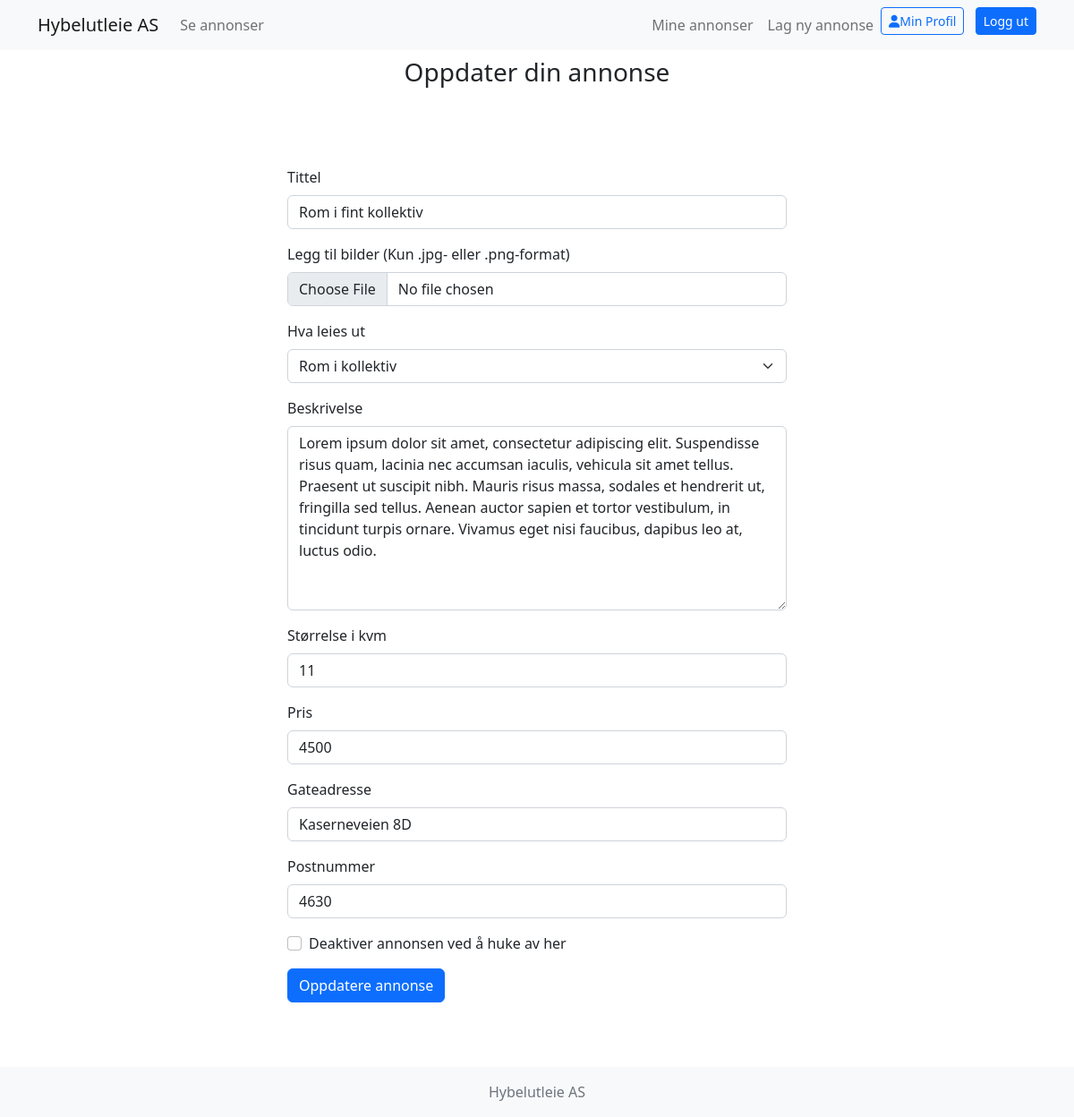
/public/pages/updateAd.php?ad_id=37 (signed in), run on the app's committed database.
### tables this page shows
CREATE TABLE `advert` (
  `ad_id` int(11) NOT NULL,
  `ad_title` varchar(150) NOT NULL,
  `ad_image` varchar(255) DEFAULT NULL,
  `ad_residence_type` int(11) NOT NULL,
  `ad_desc` varchar(1700) NOT NULL,
  `ad_size` int(11) NOT NULL,
  `ad_price` int(11) NOT NULL,
  `ad_street_address` varchar(255) NOT NULL,
  `ad_zip` varchar(4) NOT NULL,
  `ad_status` tinyint(1) NOT NULL DEFAULT 1,
  `ad_timestamp` date NOT NULL DEFAULT current_timestamp(),
  `ad_user_id` int(11) NOT NULL
);

CREATE TABLE `residence_type` (
  `residence_type_id` int(11) NOT NULL,
  `residence_type_name` varchar(255) NOT NULL
);

### private/classes/advert.class.php (called while the page is built, shortened)
<?php
class Advert extends Database {
    public function ad_select_one ($ad_id) {
        $sql = "SELECT advert.ad_id, advert.ad_title, advert.ad_image, advert.ad_residence_type, advert.ad_desc, advert.ad_size, advert.ad_price, advert.ad_street_address, advert.ad_zip, advert.ad_status, advert.ad_timestamp, city.zip_location, residence_type.residence_type_name, user.user_name, user.user_email
                FROM advert
                LEFT JOIN city ON (advert.ad_zip = city.zip_code)
                LEFT JOIN residence_type ON (advert.ad_residence_type = residence_type.residence_type_id)
                LEFT JOIN user ON (advert.ad_user_id = user.user_id)
                WHERE advert.ad_id=?";
        $stmt = Database::$db->prepare($sql);
        $stmt->bind_param("i", $ad_id);
        $stmt->execute();
        $result = $stmt->get_result();
        return $result;
    }
}

### public/pages/updateAd.php (the view, shortened to what this page needs)
<?php
include(INC_PATH . '/header.php');
if (isset($_GET["ad_id"]) ? $ad_id = $_GET["ad_id"] : $ad_id = $_POST["ad_id"])
$error_arr = array();
$ad = new Advert();
$ad_object = $ad->ad_select_one($ad_id);
$row = $ad_object->fetch_object();
?>
<div class="container text-center my-2">
    <h3>Oppdater din annonse</h3>
</div>
<div class="container d-flex align-items-center my-5">
    <div class="col-md-6 py-4 mx-auto">
        <form action="<?php echo htmlspecialchars($_SERVER['PHP_SELF']); ?>" method="POST" enctype="multipart/form-data">
            <div class="form-outline mb-3">
                <label class="form-label" for="ad_title">Tittel</label>
                <input type="text" name="ad_title" id="ad_title" class="form-control" value="<?php echo $row->ad_title; ?>" />
            </div>
            <div class="mb-3">
                <label for="image_filename" class="form-label">Legg til bilder (Kun .jpg- eller .png-format)</label>
                <input class="form-control" type="file" name="image" id="image_filename" value="<?php echo $row->ad_image; ?>">
            </div>
            <div class="form-outline mb-3">
                <label class="form-label" for="ad_residence_type">Hva leies ut</label>
                <select class="form-select" name="ad_residence_type" id="ad_residence_type">
                    <option value="<?php echo $row->ad_residence_type; ?>" hidden><?php echo $row->residence_type_name; ?></option>
                </select>
            </div>
            <div class="form-outline mb-3">
                <label class="form-label" for="ad_desc">Beskrivelse</label>
                <textarea class="form-control" name="ad_desc" id="description" rows="8"><?php echo $row->ad_desc; ?></textarea>
            </div>
            <div class="form-outline mb-3">
                <label class="form-label" for="ad_size">Størrelse i kvm</label>
                <input type="text" name="ad_size" id="ad_size" class="form-control" value="<?php echo $row->ad_size; ?>" />
            </div>
            <div class="form-outline mb-3">
                <label class="form-label" for="ad_price">Pris</label>
                <input type="text" name="ad_price" id="ad_price" class="form-control" value="<?php echo $row->ad_price; ?>" />
            </div>
            <div class="form-outline mb-3">
                <label class="form-label" for="ad_street_address">Gateadresse</label>
                <input type="text" name="ad_street_address" id="ad_street_address" value="<?php echo $row->ad_street_address; ?>" class="form-control" />
            </div>
            <div class="form-outline mb-3">
                <label class="form-label" for="ad_zip">Postnummer</label>
                <input type="text" name="ad_zip" id="ad_zip" class="form-control" value="<?php echo $row->ad_zip; ?>" />
            </div>
            <div class="mb-3 form-check">
                <input type="checkbox" class="form-check-input" name="ad_status" id="ad_status" <?php if ($row->ad_status==0) echo "checked";?> >
                <label class="form-check-label" for="ad_status"><?php if ($row->ad_status==0) {echo "Fjern markering for å aktivere annonse";} else echo "Deaktiver annonsen ved å huke av her"; ?></label>
            </div>
            <button type="submit" name="submit" class="btn btn-primary">Oppdatere annonse</button>
        </form>
    </div>
</div>
<?php
include(INC_PATH . '/footer.php'); ?>

### data on the page
advert: ad_title "Rom i fint kollektiv", ad_residence_type "Rom i kollektiv", ad_desc "Lorem ipsum dolor sit amet, consectetur adipiscing elit. Suspendisse risus quam, lacinia nec accumsan iaculis, vehicula sit amet tellus. Praesent ut suscipit nibh. Mauris risus massa, sodales et hendrerit ut, fringilla sed tellus. Aenean auctor sapien et tortor vestibulum, in tincidunt turpis ornare. Vivamus eget nisi faucibus, dapibus leo at, luctus odio.", ad_size "11", ad_price "4500", ad_street_address "Kaserneveien 8D", ad_zip "4630"
